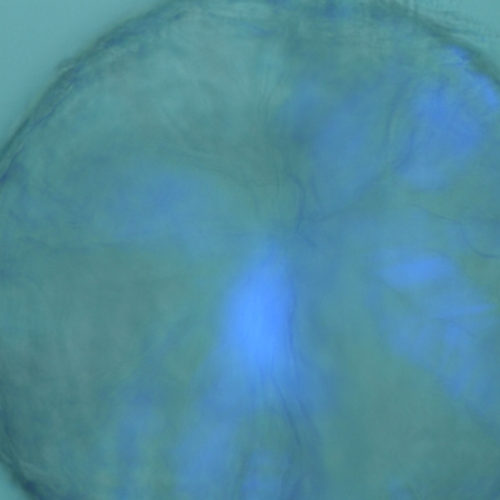
#> input picture output/rgb/M-DMMP- NaBF4-10-6M-1.jpg, 1000 x 1000 px (shown at 1/2 size)
$ python -i IRCS_cv_locator_new_data.py   (imports and definitions only)
#> lines starting #> are read from the running program, lines starting #| are printed output that depends on the picture; after the words box and inside, x2 and y2 are one past the last pixel; in counts of white or black regions, pixels touching at a corner belong together
#> further down, picture is the input picture: shape (1000, 1000, 3); mean B, G, R 157.8, 139.8, 79.3
import math
from os import listdir
from os.path import join, isfile
import pathlib
import cv2

# 用于检测晶球位置和做对应剪裁
import numpy as np
from matplotlib import pyplot as plt

SUB_TRACK_OUTSIDE = True

# [62 lines left out: functions find_circle_threshold_ver, mouse_call_back, not called in this run]

def remove_background_and_find_radius(img, fill_with_mean_color=False):
    # preprocess
#> called with fill_with_mean_color = False
    hh, ww = img.shape[:2]
#> hh = 1000; ww = 1000
    gray = cv2.cvtColor(img, cv2.COLOR_BGR2GRAY)
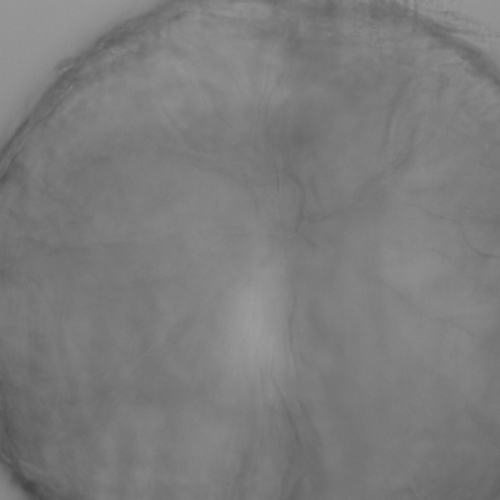
#> gray: shape (1000, 1000) (shown at 1/2 size); min 68, max 156, mean 123.8
    # cv2.imshow('gray', gray)
    # gaussian_blur = cv2.GaussianBlur(gray, (5, 5), 0)
    canny = cv2.Canny(gray, 15, 50)
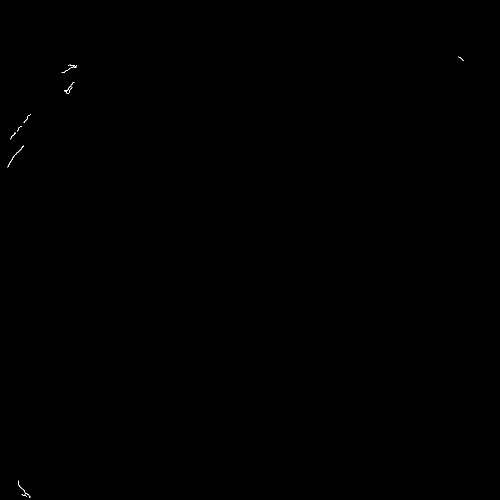
#> canny: shape (1000, 1000) (shown at 1/2 size); 0.04% white in thin lines or dots, all inside (x1, y1, x2, y2) = (15, 113, 928, 996)

    # add pixel value smaller than 48,48,48 into canny
    for i in range(hh):
        for j in range(ww):
            if gray[i][j] < 70:
                canny[i][j] = 255

    blur = cv2.blur(canny, (5, 5))
    # cv2.imshow('blur', blur)

    # get the (largest) contour
    contours = cv2.findContours(blur, cv2.RETR_EXTERNAL, cv2.CHAIN_APPROX_SIMPLE)
#> contours = 8 contours; box (x1, y1, x2, y2) and area: (13, 289, 50, 337) 339, (35, 959, 63, 998) 330, (121, 126, 156, 148) 294, (126, 162, 151, 190) 292, (19, 250, 46, 281) 214, (45, 226, 64, 248) 146, (52, 967, 64, 981) 104, (915, 111, 930, 124) 94
    contours = contours[0] if len(contours) == 2 else contours[1]
    big_contour = max(contours, key=cv2.contourArea)
#> big_contour = contour of 65 points, box (x1, y1, x2, y2) (13, 289, 50, 337), area 339
    bounding_rect = cv2.boundingRect(big_contour)
#> bounding_rect = (13, 289, 37, 48)

    # generate the mask
    mask = np.zeros((hh, ww), dtype='uint8')
    cv2.drawContours(mask, [big_contour], 0, (255, 255, 255), cv2.FILLED)
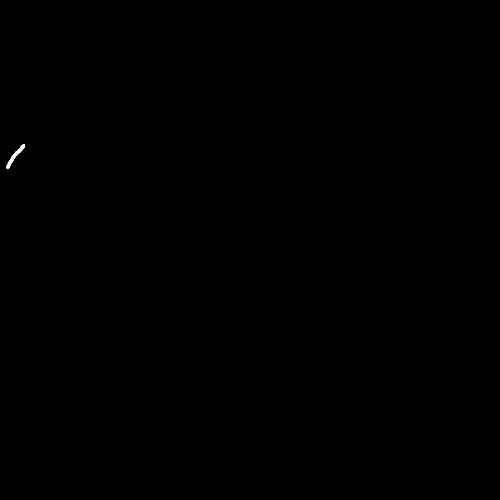
#> mask: shape (1000, 1000) (shown at 1/2 size); 0.04% white; 1 white region, box (x1, y1, x2, y2) and area: (13, 289, 50, 337) 395
    # [12 lines of commented-out code are left out]
    M = cv2.moments(mask)
#> M = moments, m00 100725, centre m10/m00, m01/m00 = (29.92, 311.5)
    cx = int(M['m10'] / M['m00'])
#> cx = 29
    cy = int(M['m01'] / M['m00'])
#> cy = 311
    # cx = i[1]
    # cy = i[2]
    radius = [math.sqrt((contour_point[0][0] - cx)**2 + (contour_point[0][1] - cy)**2) for contour_point in big_contour]
#> radius = 65 values, max 29.73 at index 64, min 2.24 at index 47, mean 14.25
    mean_radius = np.mean(radius)
#> mean_radius = 14.25
    std_radius = np.std(radius)
#> std_radius = 8.32

    # clean contour point based on gaussian distribution
    clean_contour = np.array([contour_point for contour_point in big_contour if math.sqrt((contour_point[0][0] - cx)**2 + (contour_point[0][1] - cy)**2) - mean_radius < std_radius])
#> clean_contour = contour of 49 points, box (x1, y1, x2, y2) (15, 293, 47, 331), area 254

    # create new mask based on clean contour
    clean_mask = np.zeros((hh, ww), dtype='uint8')
    cv2.drawContours(clean_mask, [clean_contour], 0, (255, 255, 255), cv2.FILLED)
#> clean_mask: shape (1000, 1000); 0.03% white; 1 white region, box (x1, y1, x2, y2) and area: (15, 293, 47, 331) 296

    # recalculate the moments and radius
    M = cv2.moments(clean_mask)
#> M = moments, m00 75480, centre m10/m00, m01/m00 = (29.92, 310.9)
    cx = int(M['m10'] / M['m00'])
    cy = int(M['m01'] / M['m00'])
#> cy = 310
    new_radius = [math.sqrt((contour_point[0][0] - cx) ** 2 + (contour_point[0][1] - cy) ** 2) for contour_point in clean_contour]
#> new_radius = 49 values, max 22.02 at index 23, min 2.83 at index 8, mean 10.76
    new_mean_radius = np.mean(new_radius)
#> new_mean_radius = 10.76
    new_std_radius = np.std(new_radius)
#> new_std_radius = 6.1

    # create circle mask
    circle_mask = np.zeros((hh, ww), dtype='uint8')
    circle_mask = cv2.circle(circle_mask, (cx, cy), int(new_mean_radius), (255, 255, 255), -1)
#> circle_mask: shape (1000, 1000); 0.03% white; 1 white region
    # circle_mask_result = cv2.bitwise_and(img, img, mask=circle_mask)
    # cv2.imshow('circle_mask_result', circle_mask_result)
    # cv2.waitKey(0)

    mean_color = cv2.mean(img)
#> mean_color = (157.8, 139.8, 79.29, 0)
    result_with_bg_fill = cv2.bitwise_and(img, img, mask=circle_mask)
    result_with_bg_fill[np.where((result_with_bg_fill == [0, 0, 0]).all(axis=2))] = [mean_color[0], mean_color[1], mean_color[2]]
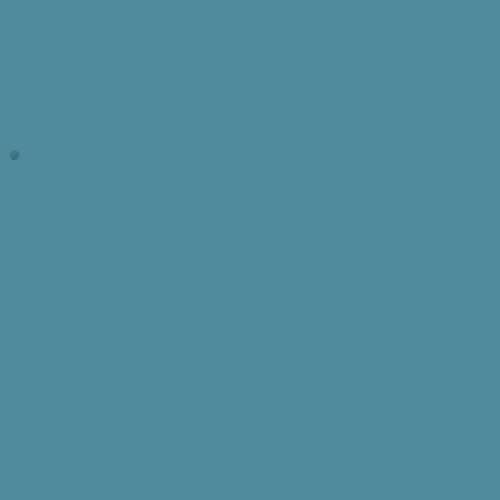
#> result_with_bg_fill: shape (1000, 1000, 3) (shown at 1/2 size); mean B, G, R 157, 139, 79

    result = cv2.bitwise_and(img, img, mask=circle_mask)
    # cv2.imshow('result', result)
    # cv2.waitKey()

    # get the (largest) contour
    contours = cv2.findContours(circle_mask, cv2.RETR_EXTERNAL, cv2.CHAIN_APPROX_SIMPLE)
#> contours = 1 contour; box (x1, y1, x2, y2) and area: (19, 300, 40, 321) 288
    contours = contours[0] if len(contours) == 2 else contours[1]
    big_contour = max(contours, key=cv2.contourArea)
#> big_contour = contour of 36 points, box (x1, y1, x2, y2) (19, 300, 40, 321), area 288
    bounding_rect = cv2.boundingRect(big_contour)
#> bounding_rect = (19, 300, 21, 21)

    #generate return mask
    circle_mask = np.zeros((hh, ww), dtype='uint8')
    circle_mask = cv2.circle(circle_mask, (cx, cy), int(new_mean_radius)-5, (255, 255, 255), -1)
#> circle_mask: shape (1000, 1000); 0.01% white; 1 white region, box (x1, y1, x2, y2) and area: (24, 305, 35, 316) 81
    return result, result_with_bg_fill, circle_mask, bounding_rect


# [26 lines left out: functions get_histogram, get_histogram_bin, not called in this run]


# [49 lines not run here, left out]

>>> import cv2
>>> picture = cv2.imread('output/rgb/M-DMMP- NaBF4-10-6M-1.jpg')
>>> result = remove_background_and_find_radius(picture)
